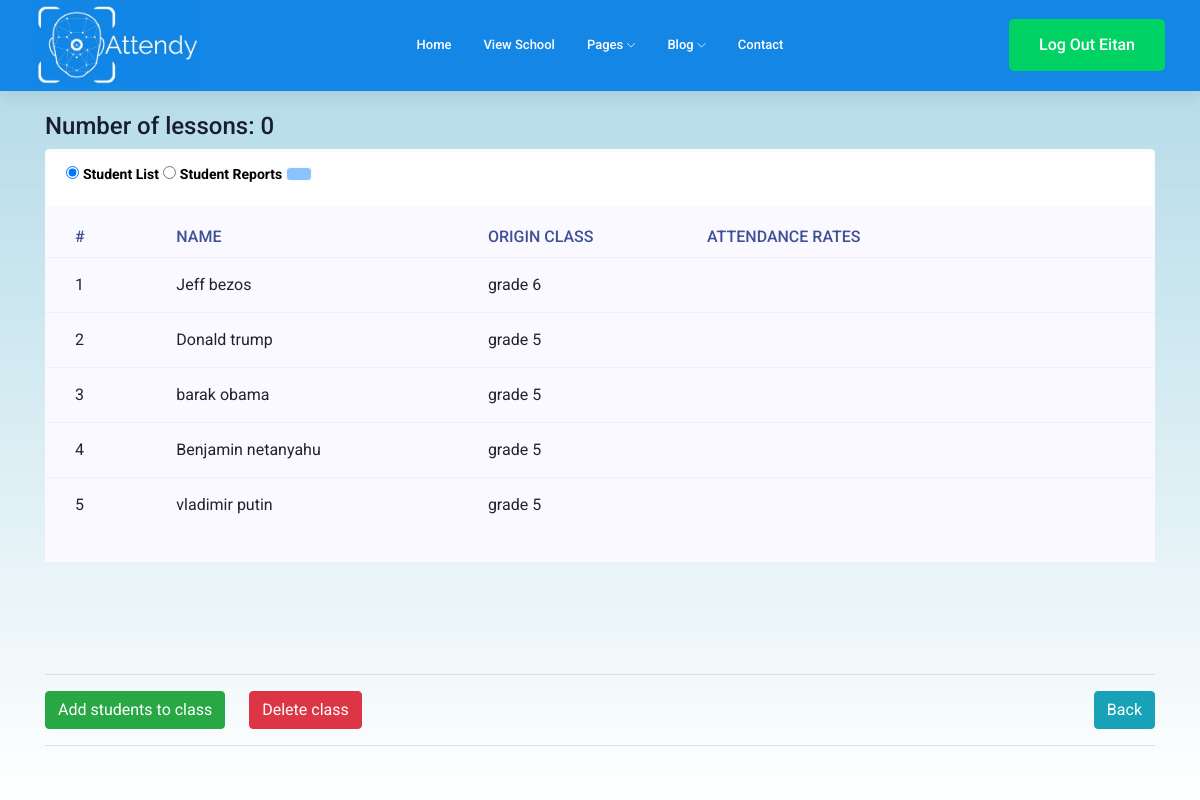
Screenshot of /view_teacher_class_for_admin/2/2/ (signed in) with the database file from the repository.
### main/models.py (models this page shows, shortened)
class Student(models.Model):
    name = models.CharField(max_length=200)
    id = models.AutoField(primary_key=True)
    embedding_link = models.CharField(max_length=200)
    origin_class = models.CharField(max_length=10)
    school = models.ForeignKey(School, default=0, on_delete=models.SET_DEFAULT)

### main/views.py (the view)
# urls.py: path('view_teacher_class_for_admin/<int:teacher_id>/<int:class_id>/', views.view_teacher_class_for_admin,
def view_teacher_class_for_admin(request, teacher_id, class_id):
    if request.user.is_authenticated:
        teacher = Teacher.objects.filter(id=teacher_id)[0]
        class_ = Class.objects.filter(teacher=teacher, id=class_id)[0]
        student_list = class_.get_student_list()
        student_list.sort(key=lambda x: x.origin_class, reverse=True)
        reports = Report.objects.filter(belonging_class=class_)
        if len(reports) > 0:
            reports = sorted(reports, key=lambda x: x.date)
            student_dict = {key: [val] for key, val in reports[0].get_student_dict().items()}
            for i, report in enumerate(reports):
                if i != 0:
                    new_dict = report.get_student_dict()
                    for key, val in new_dict.items():
                        student_dict[key].append(val)
            student_dict = {key.name: student_dict[key.name] for key in student_list}
            student_list = [(l, int(100 * len(list(filter((lambda x: x is True), student_dict[l.name]))))) for l in
                            student_list]
        else:
            student_dict = {}
            student_list = [(l, 0) for l in student_list]
        return render(request=request, template_name='main/view_class.html',
                      context={'student_list': student_list, 'path': '/', 'class_id': class_id,
                               'class_name': class_.name, 'reports': reports, 'student_dict': student_dict,
                               'num_of_reports': len(reports)
                               })
    else:
        return redirect('main:landing page')

### main/models.py (called while the page is built)
    def get_student_list(self):
        student_list = []
        l = str(self.student_list)
        student_id = ''
        for i, _ in enumerate(l):
            if l[i] != ' ':
                student_id += l[i]
            else:
                student_list.append(Student.objects.filter(id=student_id)[0])
                student_id = ''
        if student_id != ' ' and student_id != '':
            student_list.append(Student.objects.filter(id=student_id)[0])
        return student_list

### main/templates/main/view_class.html (shortened to what this page needs)
<!DOCTYPE html>
<html lang="en">
<head>
    {% extends "main/header.html" %}
{% block content %}
<br>
<div class="container fix">
    <h1 class="mb-30">{{class_name}}</h1>
    <h3>Number of lessons: {{num_of_reports}}</h3>
    <div style="margin-bottom:-20px;">
        <fieldset>
            <div class="switch-toggle alert alert-light">
                <input id="list1" name="view" type="radio" checked>
                <label style="color:black;font-weight:700" for="list1" id="list" onclick="switchClick(this.id)">Student
                    List</label>
                <input id="report1" name="view" type="radio">
                <label style="color:black;font-weight:700" for="report1" id="report" onclick="switchClick(this.id)">Student
                    Reports</label>
                <a class="btn btn-light" style="background-color:#8bc3ff;"></a>
            </div>
        </fieldset>
    </div>
    <div id="list_table">
        <div class="progress-table-wrap">
            <div class="progress-table">
                <div class="table-head">
                    <div class="serial">#</div>
                    <div class="country">Name</div>
                    <div class="visit">Origin Class</div>
                    <div class="percentage">Attendance Rates</div>
                </div>
                {% for student in student_list %}
                <div class="table-row">
                    <div class="serial">{{ forloop.counter }}</div>
                    <div class="country"> {{student.0.name}}</div>
                    <div class="visit">{{student.0.origin_class}}</div>
                </div>
                {% endfor %}
            </div>
        </div>
    </div>
    <br><br>
    <br><br>
    <hr>
    <a class="btn btn-success" href="/view_school_for_new_class/{{class_id}}">Add students
        to class</a>
    <a style="margin-left:20px;" class="btn btn-danger"
       href="/delete_class_verification/{{class_id}}">Delete
        class</a>
    <a style="float:right;" class="btn btn-info" href="{{path}}">Back</a>
    <hr>
</div>
{% endblock %}

### main/templates/main/header.html (shortened to what this page needs)
<!DOCTYPE html>
<html lang="en">
<head>
    <link rel="stylesheet" href="/static/css/bootstrap.min.css" type="text/css">
    <link rel="stylesheet" href="/static/css/owl.carousel.min.css" type="text/css">
    <link rel="stylesheet" href="/static/css/magnific-popup.css" type="text/css">
    <link rel="stylesheet" href="/static/css/font-awesome.min.css" type="text/css">
    <link rel="stylesheet" href="/static/css/themify-icons.css" type="text/css">
    <link rel="stylesheet" href="/static/css/nice-select.css" type="text/css">
    <link rel="stylesheet" href="/static/css/flaticon.css" type="text/css">
    <link rel="stylesheet" href="/static/css/gijgo.css" type="text/css">
    <link rel="stylesheet" href="/static/css/animate.min.css" type="text/css">
    <link rel="stylesheet" href="/static/css/slicknav.css" type="text/css">
<link rel="stylesheet" type="text/css" href="https://cdn.jsdelivr.net/npm/css-toggle-switch@latest/dist/toggle-switch.css" />
    <link rel="stylesheet" href="/static/css/style.css" type="text/css">
        <link rel="stylesheet" href="https://use.fontawesome.com/releases/v5.3.1/css/all.css">
</head>
<body>
<header>
    <div class="header-area ">
        <div id="sticky-header" class="main-header-area sticky">
            <div class="container-fluid ">
                <div class="header_bottom_border">
                    <div class="row align-items-center">
                        <div class="col-xl-3 col-lg-2">
                            <div style="logo">
                                <a href="">
                                    <img style="max-width:163px;" src="/static/img/logo.jpeg" alt="">
                                </a>
                            </div>
                        </div>
                        <div class="col-xl-6 col-lg-7">
                            <div class="main-menu  d-none d-lg-block">
                                <nav>
                                    <ul id="navigation">
                                        <li><a href="/">home</a></li>
                                        <li><a href="/view_school">View School</a></li>
                                        <li><a href="#">pages <i class="ti-angle-down"></i></a>
                                        </li>
                                        <li><a href="#">blog <i class="ti-angle-down"></i></a>
                                        </li>
                                        <li><a href="contact.html">Contact</a></li>
                                    </ul>
                                </nav>
                            </div>
                        </div>
                        <div class="col-xl-3 col-lg-3 d-none d-lg-block">
                            <div class="Appointment">
                                {% if request.user.is_authenticated %}
                                <div class="d-none d-lg-block">
                                    <a class="boxed-btn3" href="/logout">Log out {{request.user.username}}</a>
                                </div>
                                {% endif %}
                            </div>
                        </div>
                        <div class="col-12">
                        </div>
                    </div>
                </div>
            </div>
        </div>
    </div>
</header>
<div class="slider_area">
    <div class="single_slider  d-flex align-items-center slider_bg_1" style=" height: 100vh;;">
        {% block content %}{% endblock %}
    </div>
</div>
</body>
</html>

### rows the page displays
Student: name "Jeff bezos", origin_class "grade 6"
Student: name "Donald trump", origin_class "grade 5"
Student: name "barak obama", origin_class "grade 5"
Student: name "Benjamin netanyahu", origin_class "grade 5"
Student: name "vladimir putin", origin_class "grade 5"

### other values shown
{{ request.user.username }} "Eitan"
{{ num_of_reports }} "0"
